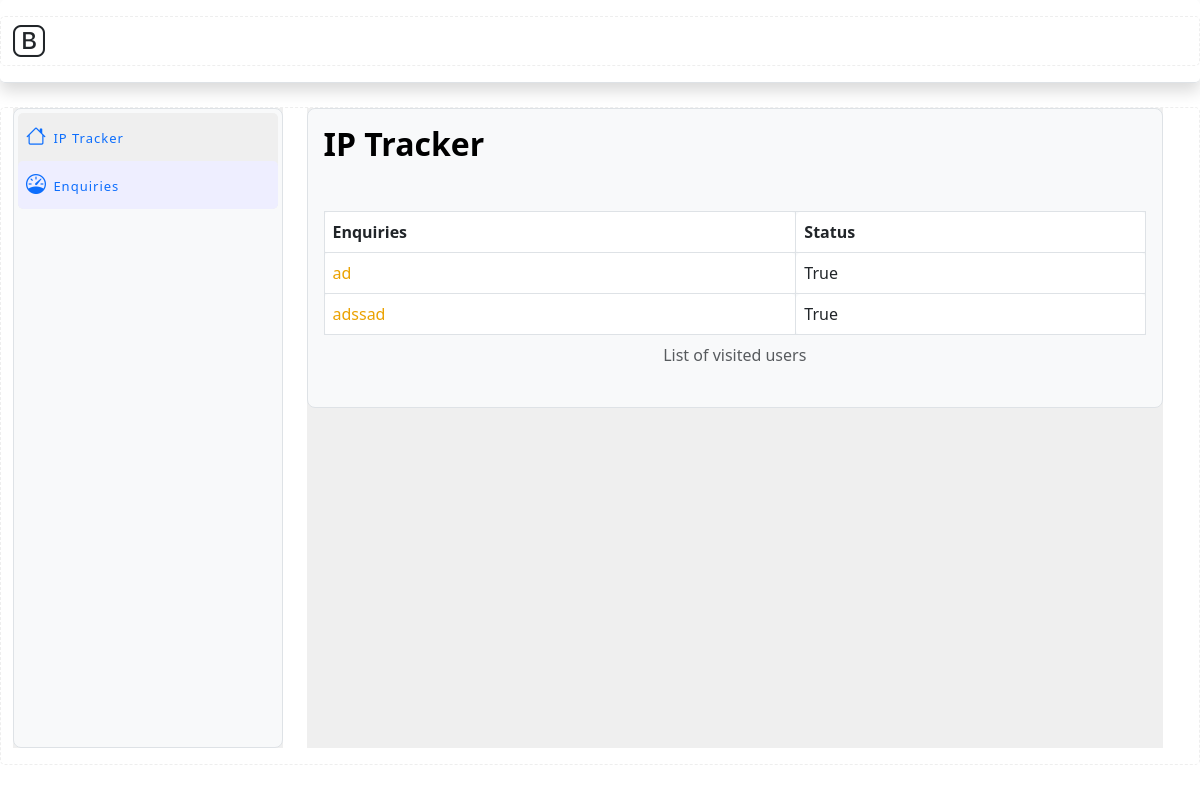
/adminEnquiry, run on an earlier commit of the app's database.
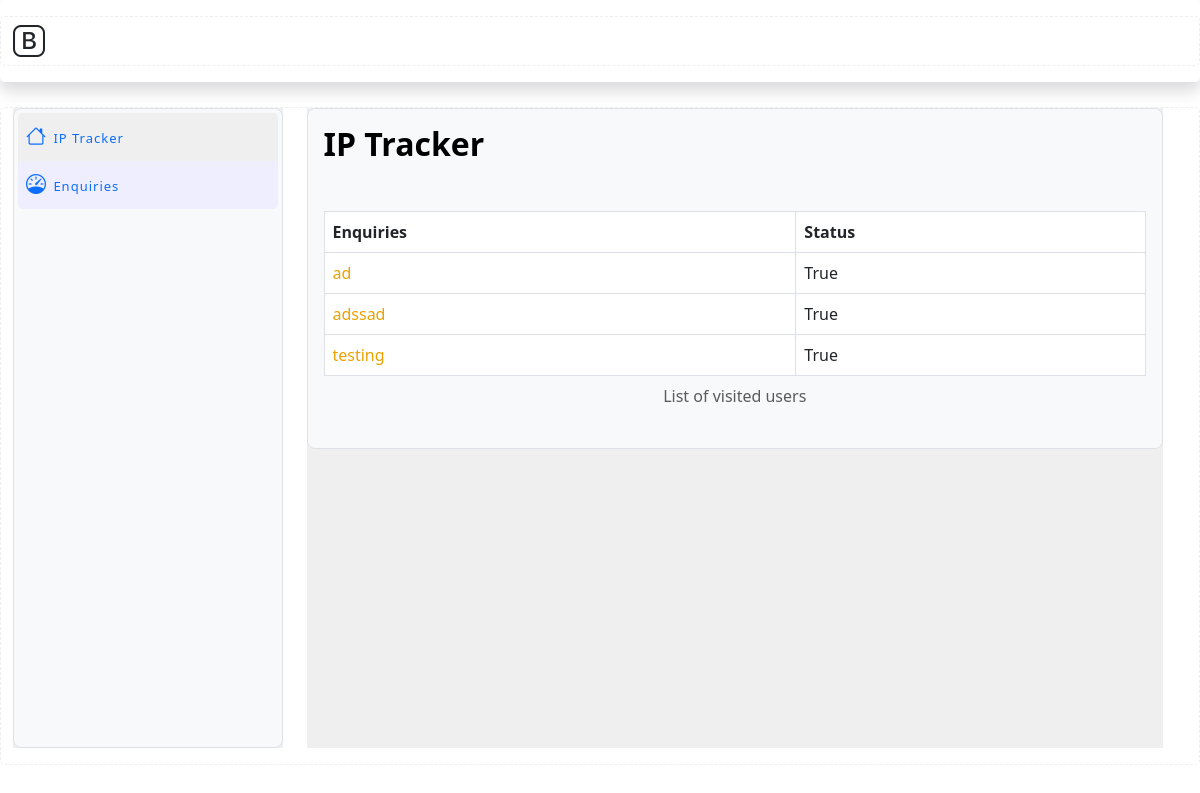
And on a later commit of the database.
### app.py (models this page shows)
class EnquiryRequest(db.Model):
    __tablename__ = "EnquiryRequest"
    chatId = db.Column(db.String(128), primary_key=True)
    chatTitle = db.Column(db.String(128), nullable=False)
    chatDetails = db.Column(db.String(500), nullable=False)
    userName = db.Column(db.String(128), nullable=False)
    userEmail = db.Column(db.String(128), nullable=False)
    status = db.Column(db.Boolean, nullable=False)

### app.py (the view)
@app.route('/adminEnquiry')
def adminEnquiry():
    allEnquiry = EnquiryRequest.query.filter_by(status=True).all()
    return render_template('admin-enquiry.html', allEnquiry=allEnquiry)

### templates/admin-enquiry.html (shortened to what this page needs)
<!DOCTYPE html>
<html lang="en">
  <head>
    <link
      rel="stylesheet"
      href="https://cdnjs.cloudflare.com/ajax/libs/font-awesome/4.7.0/css/font-awesome.min.css"
    />
    <link
      href="{{ url_for('static', filename='assets/vendor/aos/aos.css')}}"
      rel="stylesheet"
    />
    <link
      href="{{ url_for('static', filename='assets/vendor/bootstrap/css/bootstrap.min.css')}}"
      rel="stylesheet"
    />
    <link
      href="{{ url_for('static', filename='assets/vendor/bootstrap-icons/bootstrap-icons.css')}}"
      rel="stylesheet"
    />
    <link
      href="{{ url_for('static', filename='assets/vendor/glightbox/css/glightbox.min.css')}}"
      rel="stylesheet"
    />
    <link
      href="{{ url_for('static', filename='assets/vendor/swiper/swiper-bundle.min.css')}}"
      rel="stylesheet"
    />
    <link
      href="{{ url_for('static', filename='assets/css/style.css')}}"
      rel="stylesheet"
    />
  </head>
  <body>
    <header class="py-3 mb-4 border-bottom shadow">
      <div class="container-fluid align-items-center d-flex">
        <div class="flex-shrink-1">
          <a
            href="#"
            class="d-flex align-items-center col-lg-4 mb-2 mb-lg-0 link-dark text-decoration-none"
          >
            <i class="bi bi-bootstrap fs-2 text-dark"></i>
          </a>
        </div>
      </div>
    </header>
    <div
      class="container-fluid pb-3 flex-grow-1 d-flex flex-column flex-sm-row overflow-auto"
    >
      <div class="row flex-grow-sm-1 flex-grow-0 w-100">
        <aside
          class="col-sm-3 flex-grow-sm-1 flex-shrink-1 flex-grow-0 sticky-top pb-sm-0 pb-3"
        >
          <div class="bg-light border rounded-3 p-1 h-100 sticky-top">
            <ul
              class="nav nav-pills flex-sm-column flex-row mb-auto justify-content-between text-truncate"
            >
              <li>
                <a href="{{url_for('admin')}}" class="nav-link px-2 text-truncate">
                  <i class="bi bi-house fs-5"></i>
                  <span class="d-none d-sm-inline">IP Tracker</span>
                </a>
              </li>
              <li class="nav-item">
                <a href="{{url_for('adminEnquiry')}}" class="nav-link px-2 text-truncate">
                  <i class="bi bi-speedometer fs-5"></i>
                  <span class="d-none d-sm-inline">Enquiries</span>
                </a>
              </li>
            </ul>
          </div>
        </aside>
        <main class="col overflow-auto h-100">
          <div class="bg-light border rounded-3 p-3">
            <h2>IP Tracker</h2>
            <table class="table table-hover table-bordered table-responsive mt-5">
              <caption class="text-center">List of visited users</caption>
              <thead>
                <th>Enquiries</th>
                <th>Status</th>
              </thead>
              <tbody>
                {% for en in allEnquiry %}
                <tr>
                  <td><a href="{{url_for('enquiryChatAdmin', chatId=en.chatId)}}" style="letter-spacing: normal;">{{en.chatTitle}}</a></td>
                  <td>{{en.status}}</td>
                </tr>
                {% endfor %}
              </tbody>
            </table>
          </div>
        </main>
      </div>
    </div>
  </body>
</html>

### static/assets/css/style.css (style rules this page uses)
body { background-color: #fff; color: #333; }
h1, h2, h3, h4, h5, h6 { margin: 0; }
h2 { color: #000; font-weight: 600; }
a { letter-spacing: 2px; text-decoration: none; color: #EBA200; }
ul { letter-spacing: 1px; }
li { color: #626262; font-size: 13px; font-weight: 400; letter-spacing: 2px; line-height: 30px; text-transform: capitalize; }
span { letter-spacing: 1px; }

### templates/admin-enquiry.html (style rules this page uses)
* { border-radius: 5px; }
main { min-height: 80vh; }
[class*="container"] { border: 1px dashed #eee; background-clip: content-box; }
.row [class*="col"] { background-color: #efefef; background-clip: content-box; }
.nav-item { background-color: #eeeeff; background-clip: content-box; }

What changed in the data, as far as the page shows it:
added EnquiryRequest: chatTitle "testing", status "True"
